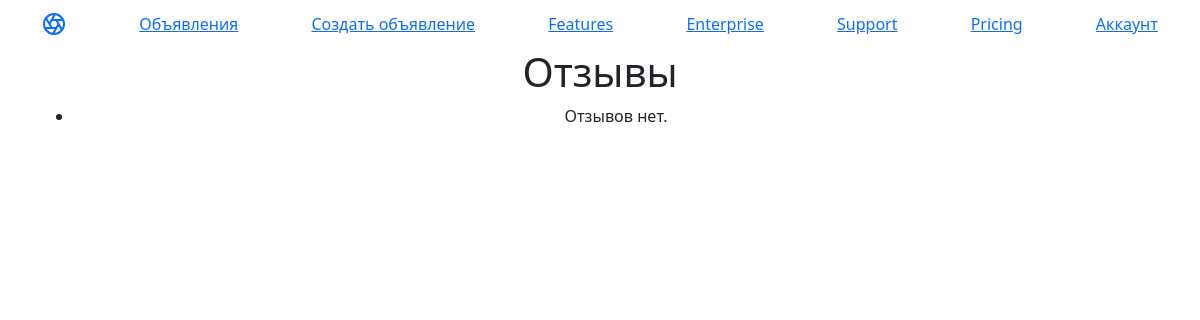
/accounts/responses/ (signed in), run on an earlier commit of the app's database.
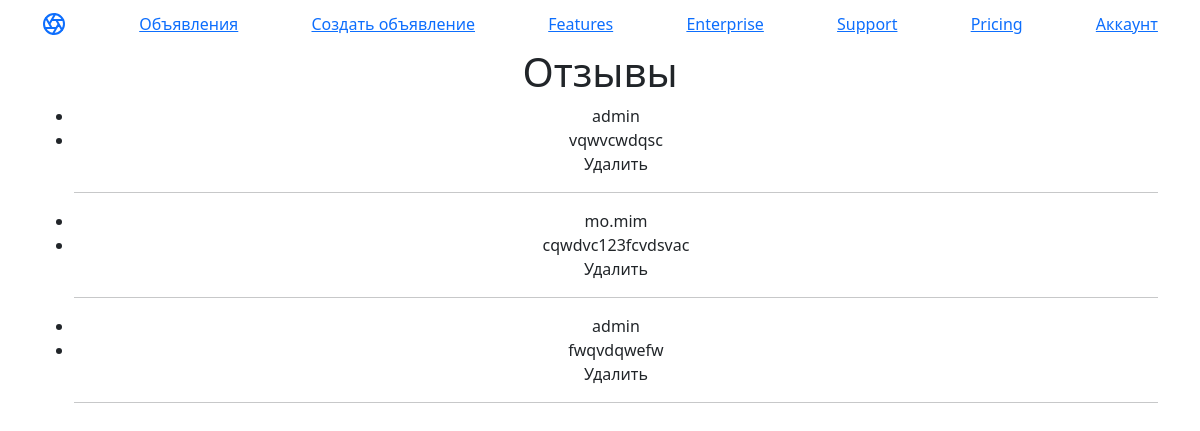
And on a later commit of the database.
### ads/models.py (models this page shows)
class Response(models.Model):
    ad = models.ForeignKey(Ad, on_delete=models.CASCADE, related_name='response')
    author = models.ForeignKey(User, on_delete=models.CASCADE)
    date_create = models.DateTimeField(auto_now_add=True)
    text = models.TextField()
    def __str__(self):
        return self.text[:20]+'...'

### personal/views.py (the view)
# urls.py: path('accounts/responses/', ResponseList.as_view(), name='responses'),
class ResponseList(ListView):
    model = Response
    template_name = 'personal/response_list.html'
    context_object_name = 'responses'
    def get_queryset(self):
        queryset = Response.objects.filter(ad__author__username=self.request.user.username)
        print(queryset)
        return queryset

### templates/personal/response_list.html
{% extends 'ads/default.html' %}
{% block content %}
  <h1>Отзывы</h1>
  <ul>
  {% for response in responses %}
    <li>{{ response.author }}</li>
    <li>{{ response.text }}</li>
    <a class="nav-link" href="{{ response.id }}/delete ">Удалить</a>
    <hr>
  {% empty %}
    <li>Отзывов нет.</li>
  {% endfor %}
  </ul>
{% endblock %}

What changed in the data, as far as the page shows it:
added Response: author "admin", text "vqwvcwdqsc"
added Response: author "mo.mim", text "cqwdvc123fcvdsvac"
added Response: author "admin", text "fwqvdqwefw"
Also different on the page:
text no longer shown: "Отзывов нет."
